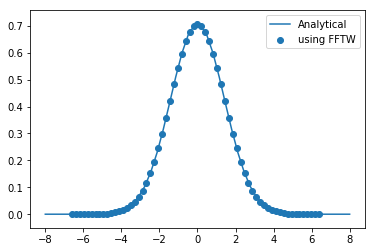

Write the Python code that produced this figure.
import numpy as np
from matplotlib import pyplot as plt
fname='prob4.txt'
ft_c=np.loadtxt(fname,usecols=0)
k_c=np.loadtxt(fname,usecols=1)
def f(k):
    return(1/np.sqrt(2)*np.exp(-k**2/4))
plt.scatter(k_c,ft_c,label='using FFTW')
k=np.linspace(-8,8,50)
plt.plot(k,f(k),label='Analytical')
plt.legend()
plt.show()
